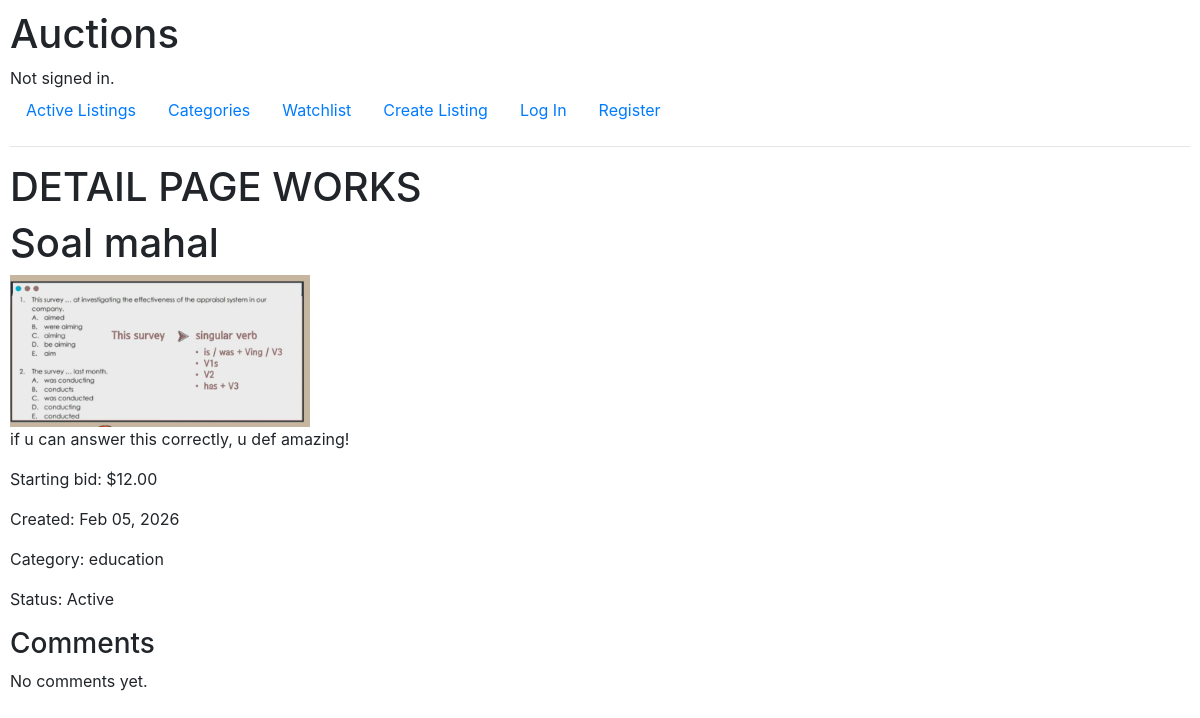
The app's page /listings/9/ with its own data.
### auctions/models.py (models this page shows, shortened)
class AuctionList(models.Model):
    owner = models.ForeignKey(
        User, on_delete = models.CASCADE, related_name="listings"
    )
    title = models.CharField(max_length=120)
    description = models.TextField()
    starting_bid = models.DecimalField(
        max_digits=10, decimal_places=2
    )
    image = models.ImageField(    # or URL field
       upload_to ="images/", blank = True, null = True
    )
    category = models.ForeignKey(
        Category, on_delete=models.SET_NULL, related_name="listings",  blank = True, null = True
    )
    date_posted = models.DateTimeField(auto_now_add=True)
    is_active = models.BooleanField(default=True)
    winner = models.ForeignKey(
        User, on_delete = models.SET_NULL,  blank = True, null = True, related_name ="won_auction"
    )
    watchlist = models.ManyToManyField(
        User, blank = True, related_name = "watchlist"
    )

class Category(models.Model):
    name = models.CharField(
        max_length=64, unique=True
    )

### auctions/views.py (the view, shortened to what this page needs)
# urls.py: path("listings/<int:listing_id>/", views.listing_detail, name="listing_detail"),
def listing_detail(request, listing_id):
    listing = get_object_or_404(AuctionList, pk=listing_id)
    bids = listing.bids.order_by("-amount")
    comments = listing.comments.order_by("-timestamp")
    highest_bid = bids.first()
    if highest_bid:
        current_price = highest_bid.amount
    else:
        current_price = listing.starting_bid
    is_owner = False
    is_watching = False
    is_winner = False
    error_message = None
    return render(request, "auctions/listing_detail.html", {
        "listing": listing,
        "current_price": current_price,
        "bids": bids,
         "highest_bid": highest_bid,
        "comments": comments,
        "is_owner": is_owner,
        "is_watching": is_watching,
        "is_winner": is_winner,
        "error": error_message,
    })

### auctions/templates/auctions/listing_detail.html (shortened to what this page needs)
{% extends "auctions/layout.html" %}
{% block body %}
<h1>DETAIL PAGE WORKS</h1>
<h1>{{ listing.title }}</h1>
{% if listing.image %}
  <img src="{{ listing.image.url }}" width="300">
{% else %}
    <p>No image provided</p>
{% endif %}
<p>{{ listing.description }}</p>
<p>Starting bid: ${{ listing.starting_bid }}</p>
<p>Created: {{ listing.date_posted|date:"M d, Y" }}</p>
{% if listing.category %}
  <p>Category: {{ listing.category.name }}</p>
{% endif %}
<p>Status: {{ listing.is_active|yesno:"Active,Closed" }}</p>
<h3>Comments</h3>
{% for comment in listing.comments.all %}
  <p>
    <strong>{{ comment.user.username }}</strong><br>
    {{ comment.text }}<br>
    <small>{{ comment.created_at|date:"M d, Y H:i" }}</small>
  </p>
{% empty %}
  <p>No comments yet.</p>
{% endfor %}
{% endblock %}

### auctions/static/auctions/styles.css (style rules this page uses)
body { padding: 10px; }

### records on screen
AuctionList: title "Soal mahal", image (picture), description "if u can answer this correctly, u def amazing!", starting_bid "12.00", date_posted "Feb 05, 2026", category.name "education", is_active "Active"
